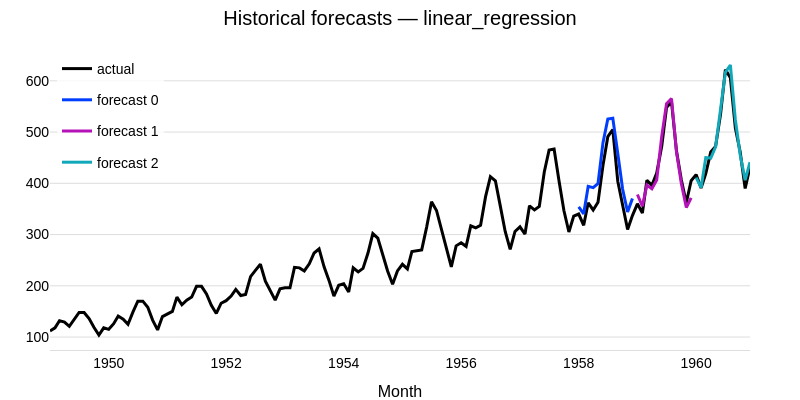

Write notebook code for a chart like this one.
### Code cell
experiments = [
    (
        "linear_regression",
        LinearRegressionModel(lags=12, output_chunk_length=FORECAST_HORIZON),
        True,
    ),
    (
        "random_forest",
        RandomForestModel(
            lags=12,
            output_chunk_length=FORECAST_HORIZON,
            n_estimators=50,
            random_state=42,
        ),
        False,
    ),
    (
        "linear_regression_lags24",
        LinearRegressionModel(lags=24, output_chunk_length=FORECAST_HORIZON),
        False,
    ),
]

for run_name, model, plot_hist in experiments:
    run_experiment(run_name, model, plot_historical=plot_hist)
    print(f"Finished run: {run_name}")

# disable autologging
autolog(disable=True)

### Figure 1 — Plotly figure (JSON) as saved in the notebook; plotly's stock layout.template omitted (floating-point values rounded to 4 significant figures; data arrays with more than 128 entries replaced by an {"elided": "..."} marker saying what was removed)
{"data": [{"hovertemplate": "<b>actual</b>: %{y:.3g}<extra></extra>", "legendgroup": "actual", "line": {"color": "#000000"}, "mode": "lines", "name": "actual", "type": "scatter", "x": {"elided": "144 str values"}, "y": {"elided": "144 float values"}}, {"hovertemplate": "<b>forecast 0</b>: %{y:.3g}<extra></extra>", "legendgroup": "forecast 0", "line": {"color": "#003dfd"}, "mode": "lines", "name": "forecast 0", "type": "scatter", "x": ["1958-01-01T00:00:00.000000000", "1958-02-01T00:00:00.000000000", "1958-03-01T00:00:00.000000000", "1958-04-01T00:00:00.000000000", "1958-05-01T00:00:00.000000000", "1958-06-01T00:00:00.000000000", "1958-07-01T00:00:00.000000000", "1958-08-01T00:00:00.000000000", "1958-09-01T00:00:00.000000000", "1958-10-01T00:00:00.000000000", "1958-11-01T00:00:00.000000000", "1958-12-01T00:00:00.000000000"], "y": [354.0, 340.4, 394.0, 391.4, 399.5, 479.3, 525.4, 527.0, 458.3, 388.8, 344.1, 370.2]}, {"hovertemplate": "<b>forecast 1</b>: %{y:.3g}<extra></extra>", "legendgroup": "forecast 1", "line": {"color": "#b512b8"}, "mode": "lines", "name": "forecast 1", "type": "scatter", "x": ["1959-01-01T00:00:00.000000000", "1959-02-01T00:00:00.000000000", "1959-03-01T00:00:00.000000000", "1959-04-01T00:00:00.000000000", "1959-05-01T00:00:00.000000000", "1959-06-01T00:00:00.000000000", "1959-07-01T00:00:00.000000000", "1959-08-01T00:00:00.000000000", "1959-09-01T00:00:00.000000000", "1959-10-01T00:00:00.000000000", "1959-11-01T00:00:00.000000000", "1959-12-01T00:00:00.000000000"], "y": [378.1, 355.2, 396.7, 389.2, 406.5, 491.2, 555.6, 565.3, 461.2, 399.4, 352.8, 371.5]}, {"hovertemplate": "<b>forecast 2</b>: %{y:.3g}<extra></extra>", "legendgroup": "forecast 2", "line": {"color": "#11a9ba"}, "mode": "lines", "name": "forecast 2", "type": "scatter", "x": ["1960-01-01T00:00:00.000000000", "1960-02-01T00:00:00.000000000", "1960-03-01T00:00:00.000000000", "1960-04-01T00:00:00.000000000", "1960-05-01T00:00:00.000000000", "1960-06-01T00:00:00.000000000", "1960-07-01T00:00:00.000000000", "1960-08-01T00:00:00.000000000", "1960-09-01T00:00:00.000000000", "1960-10-01T00:00:00.000000000", "1960-11-01T00:00:00.000000000", "1960-12-01T00:00:00.000000000"], "y": [411.2, 391.4, 450.1, 449.3, 471.2, 540.5, 616.6, 630.9, 524.0, 455.2, 406.2, 441.1]}], "layout": {"height": 400, "hovermode": "x unified", "legend": {"x": 0.01, "xanchor": "left", "y": 0.99, "yanchor": "top"}, "title": {"text": "Historical forecasts — linear_regression"}, "width": 800, "xaxis": {"title": {"text": "Month"}}}}
